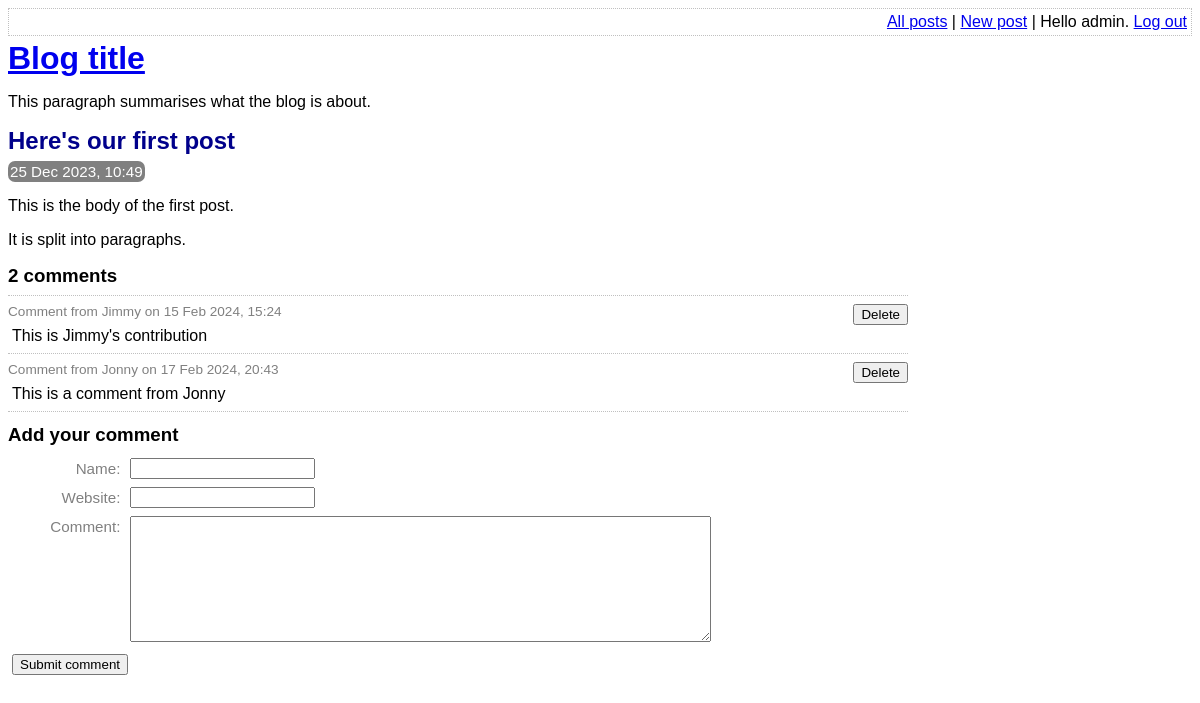
Page /view-post.php?post_id=1 (signed in) on the committed database.
### tables this page shows
CREATE TABLE post (
	id INTEGER PRIMARY KEY AUTOINCREMENT NOT NULL,
	title VARCHAR NOT NULL,
	body VARCHAR NOT NULL,
	user_id INTEGER NOT NULL,
	created_at VARCHAR NOT NULL,
	updated_at VARCHAR,
	FOREIGN KEY (user_id) REFERENCES user(id)
);

CREATE TABLE comment (
	id INTEGER PRIMARY KEY AUTOINCREMENT NOT NULL,
	post_id INTEGER NOT NULL,
	created_at VARCHAR NOT NULL,
	name VARCHAR NOT NULL,
	website VARCHAR,
	text VARCHAR NOT NULL,
	FOREIGN KEY (post_id) REFERENCES post(id)
);

### lib/view-post.php (called while the page is built, shortened)
<?php
function getPostRow(PDO $pdo, $postId)
{
    $stmt = $pdo->prepare(
        'SELECT
            title, created_at, body
        FROM
            post
        WHERE
            id = :id'
    );
    $result = $stmt->execute(
        array('id' => $postId, )
    );
    $row = $stmt->fetch(PDO::FETCH_ASSOC);
    return $row;
}

### view-post.php (the view, shortened to what this page needs)
<?php
require_once 'lib/common.php';
require_once 'lib/view-post.php';
if (isset($_GET['post_id']))
{
    $postId = $_GET['post_id'];
}
else
{
    $postId = 0;
}
$pdo = getPDO();
$row = getPostRow($pdo, $postId);
?>
<!DOCTYPE html>
<html>
    <head>
        <?php require 'templates/head.php' ?>
    </head>
    <body>
        <?php require 'templates/title.php' ?>
        <div class="post">
            <h2>
                <?php echo htmlEscape($row['title']) ?>
            </h2>
            <div class="date">
                <?php echo convertSqlDate($row['created_at']) ?>
            </div>
            <?php echo convertNewlinesToParagraphs($row['body']) ?>
        </div>
        <?php require 'templates/list-comments.php' ?>
        <?php require 'templates/comment-form.php' ?>
    </body>
</html>

### lib/common.php (shortened to what this page needs)
<?php
function htmlEscape($html)
{
    return htmlspecialchars($html, ENT_HTML5, 'UTF-8');
}
function convertSqlDate($sqlDate)
{
    $date = DateTime::createFromFormat('Y-m-d H:i:s', $sqlDate);
    return $date->format('d M Y, H:i');
}
function convertNewlinesToParagraphs($text)
{
    $escaped = htmlEscape($text);
    return '<p>' . str_replace("\n", "</p><p>", $escaped) . '</p>';
}
function countCommentsForPost(PDO $pdo, $postId)
{
    $sql = "
        SELECT
            COUNT(*) c
        FROM
            comment
        WHERE
            post_id = :post_id
    ";
    $stmt = $pdo->prepare($sql);
    $stmt->execute(
        array('post_id' => $postId, )
    );
    return (int) $stmt->fetchColumn();
}
function getCommentsForPost(PDO $pdo, $postId)
{
    $sql = "
        SELECT
            id, name, text, created_at, website
        FROM
            comment
        WHERE
            post_id = :post_id
    ";
    $stmt = $pdo->prepare($sql);
    $stmt->execute(
        array('post_id' => $postId, )
    );
    return $stmt->fetchAll(PDO::FETCH_ASSOC);
}
function isLoggedIn()
{
    return isset($_SESSION['logged_in_username']);
}

### templates/list-comments.php (shortened to what this page needs)
<form
    action="view-post.php?action=delete-comment&amp;post_id=<?php echo $postId?>&amp;"
    method="post"
    class="comment-list"
>
    <h3><?php echo countCommentsForPost($pdo, $postId) ?> comments</h3>
    <?php foreach (getCommentsForPost($pdo, $postId) as $comment): ?>
        <div class="comment">
            <div class="comment-meta">
                Comment from
                <?php echo htmlEscape($comment['name']) ?>
                on
                <?php echo convertSqlDate($comment['created_at']) ?>
                <?php if (isLoggedIn()): ?>
                    <input
                        type="submit"
                        name="delete-comment[<?php echo $comment['id'] ?>]"
                        value="Delete"
                    />
                <?php endif ?>
            </div>
            <div class="comment-body">
                <?php echo convertNewlinesToParagraphs($comment['text']) ?>
            </div>
        </div>
    <?php endforeach ?>
</form>

### assets/main.css (style rules this page uses)
h1, h2, h3 { margin-top: 0; margin-bottom: 8px; }
body { font-family: sans-serif; }
.post-synopsis h2, .post h2 { color: darkblue; }
.post .date, .post-synopsis .meta { color: white; background-color: grey; border-radius: 7px; padding: 2px; display: inline; font-size: 0.95em; }
.comment .comment-meta { font-size: 0.85em; color: grey; border-top: 1px dotted silver; padding-top: 8px; }
.comment .comment-meta input { float: right; }
.comment-body p { margin: 8px 4px; }
.comment-list { border-bottom: 1px dotted silver; margin-bottom: 12px; max-width: 900px; }

### rows in the picture
post: title "Here's our first post", created_at "25 Dec 2023, 10:49", body "This is the body of the first post. It is split into paragraphs."
comment: name "Jimmy", created_at "15 Feb 2024, 15:24", text "This is Jimmy's contribution"
comment: name "Jonny", created_at "17 Feb 2024, 20:43", text "This is a comment from Jonny"

### other values in the picture
htmlEscape(getAuthUser()) "admin"
countCommentsForPost($pdo, $postId) "2"
